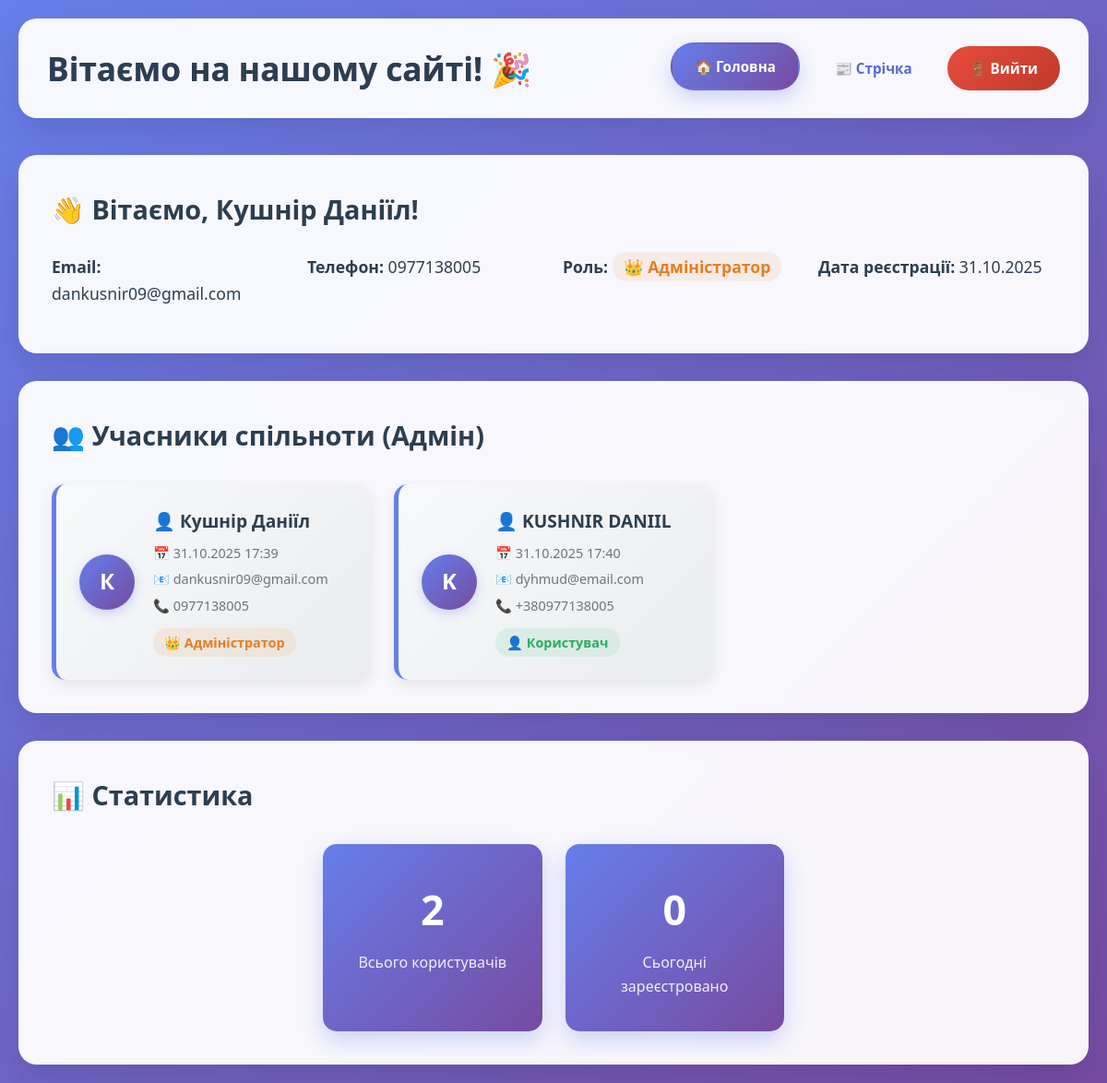
The page /home (signed in) on the database as committed earlier.
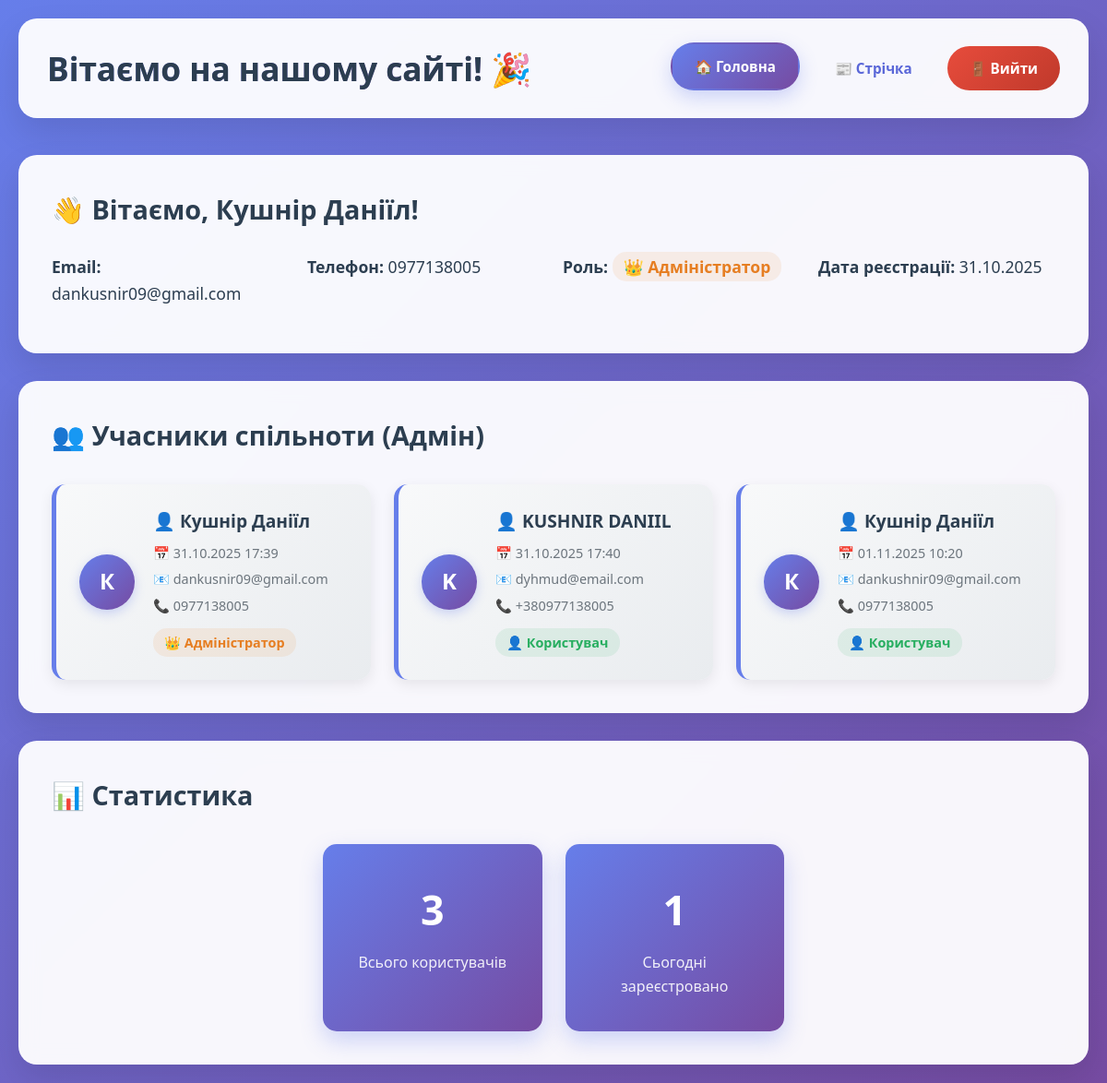
The same page on the database as committed later.
### app.py (models this page shows)
class User(db.Model):
    id = db.Column(db.Integer, primary_key=True)
    fullName = db.Column(db.String(100), nullable=False)
    email = db.Column(db.String(100), unique=True, nullable=False)
    phone = db.Column(db.String(20), nullable=False)
    password = db.Column(db.String(128), nullable=False)
    registration_date = db.Column(db.DateTime, default=datetime.utcnow)
    role = db.Column(db.String(20), default='user')
    posts = db.relationship('Post', backref='author', lazy=True)
    likes = db.relationship('Like', backref='user', lazy=True)

### app.py (the view)
@app.route('/')
@app.route('/home')
def home():
    if 'user_id' not in session:
        return redirect('/index')
    users = User.query.all()
    today = date.today()
    today_users = User.query.filter(db.func.date(User.registration_date) == today).count()
    current_user = User.query.get(session['user_id'])
    return render_template('home.html',
                         users=users,
                         today_users=today_users,
                         current_user=current_user)

### templates/home.html (shortened to what this page needs)
<!DOCTYPE html>
<html lang="uk">
<head>
    <link rel="stylesheet" href="/static/home.css">
</head>
<body>
    <div class="container">
        <header class="header">
            <div class="header-content">
                <h1>Вітаємо на нашому сайті! 🎉</h1>
                <nav class="nav">
                    <a href="/home" class="nav-link active">🏠 Головна</a>
                    <a href="/newsfeed" class="nav-link">📰 Стрічка</a>
                    <a href="/logout" class="logout-btn">🚪 Вийти</a>
                </nav>
            </div>
        </header>
        <main class="main-content">
            <section class="welcome-section">
                <div class="welcome-card">
                    <h2>👋 Вітаємо, {{ current_user.fullName }}!</h2>
                    <div class="user-info">
                        <p><strong>Email:</strong> {{ current_user.email }}</p>
                        <p><strong>Телефон:</strong> {{ current_user.phone }}</p>
                        <p><strong>Роль:</strong>
                            {% if current_user.role == 'admin' %}
                                <span class="admin-role">👑 Адміністратор</span>
                            {% else %}
                                <span class="user-role">👤 Користувач</span>
                            {% endif %}
                        </p>
                        <p><strong>Дата реєстрації:</strong> {{ current_user.registration_date.strftime('%d.%m.%Y') }}</p>
                    </div>
                </div>
            </section>
            {% if current_user.role == 'admin' %}
            <section class="users-section">
                <h2>👥 Учасники спільноти (Адмін)</h2>
                <div class="users-container">
                    {% for user in users %}
                        <div class="user-card">
                            <div class="user-avatar">
                                {{ user.fullName[0] }}
                            </div>
                            <div class="user-details">
                                <div class="user-name">👤 {{ user.fullName }}</div>
                                <div class="user-date">📅 {{ user.registration_date.strftime('%d.%m.%Y %H:%M') }}</div>
                                <div class="user-email">📧 {{ user.email }}</div>
                                <div class="user-phone">📞 {{ user.phone }}</div>
                                {% if user.role == 'admin' %}
                                    <div class="user-role admin">👑 Адміністратор</div>
                                {% else %}
                                    <div class="user-role user">👤 Користувач</div>
                                {% endif %}
                            </div>
                        </div>
                    {% else %}
                        <div class="empty-state">
                            <p>Поки що немає зареєстрованих користувачів</p>
                            <p>Будьте першим!</p>
                        </div>
                    {% endfor %}
                </div>
            </section>
            <section class="stats-section">
                <h2>📊 Статистика</h2>
                <div class="stats-cards">
                    <div class="stat-card">
                        <div class="stat-number">{{ users|length }}</div>
                        <div class="stat-label">Всього користувачів</div>
                    </div>
                    <div class="stat-card">
                        <div class="stat-number">{{ today_users }}</div>
                        <div class="stat-label">Сьогодні зареєстровано</div>
                    </div>
                </div>
            </section>
            {% endif %}
        </main>
    </div>
</body>
</html>

### static/home.css (style rules this page uses)
* { margin: 0; padding: 0; box-sizing: border-box; }
body { font-family: 'Segoe UI', Tahoma, Geneva, Verdana, sans-serif; background: linear-gradient(135deg, #667eea 0%, #764ba2 100%); min-height: 100vh; color: #2c3e50; line-height: 1.6; }
.container { max-width: 1200px; margin: 0 auto; padding: 20px; }
.header { background: rgba(255, 255, 255, 0.95); border-radius: 20px; margin-bottom: 40px; box-shadow: 0 15px 35px rgba(0,0,0,0.1); backdrop-filter: blur(10px); border: 1px solid rgba(255,255,255,0.2); }
.header-content { display: flex; justify-content: space-between; align-items: center; padding: 25px 30px; }
.header h1 { color: #2c3e50; font-size: 2.2rem; font-weight: 700; background: linear-gradient(135deg, #667eea, #764ba2); background-clip: text; }
.nav { display: flex; align-items: center; gap: 12px; }
.nav-link { text-decoration: none; color: #5a67d8; font-weight: 600; padding: 12px 24px; border-radius: 25px; transition: all 0.3s cubic-bezier(0.4, 0, 0.2, 1); border: 2px solid transparent; font-size: 0.95rem; }
.nav-link:hover, .nav-link.active { background: linear-gradient(135deg, #667eea 0%, #764ba2 100%); color: white; transform: translateY(-2px); box-shadow: 0 8px 20px rgba(102, 126, 234, 0.3); }
.logout-btn { background: linear-gradient(135deg, #e74c3c 0%, #c0392b 100%); color: white; text-decoration: none; padding: 12px 24px; border-radius: 25px; font-weight: 600; transition: all 0.3s ease; border: none; cursor: pointer; font-size: 0.95rem; }
.main-content { display: flex; flex-direction: column; gap: 30px; }
.welcome-section { background: rgba(255, 255, 255, 0.95); padding: 35px; border-radius: 20px; box-shadow: 0 15px 35px rgba(0,0,0,0.1); backdrop-filter: blur(10px); border: 1px solid rgba(255,255,255,0.2); }
.welcome-card h2 { color: #2c3e50; margin-bottom: 25px; font-size: 1.8rem; font-weight: 700; }
.user-info { display: grid; grid-template-columns: repeat(auto-fit, minmax(250px, 1fr)); gap: 20px; }
.user-info p { margin-bottom: 15px; font-size: 1.1rem; }
.admin-role { color: #e67e22; font-weight: 700; padding: 4px 12px; background: rgba(230, 126, 34, 0.1); border-radius: 15px; }
.user-role { color: #27ae60; font-weight: 700; padding: 4px 12px; background: rgba(39, 174, 96, 0.1); border-radius: 15px; }
.users-section, .stats-section, .features-section, .quick-actions { background: rgba(255, 255, 255, 0.95); padding: 35px; border-radius: 20px; box-shadow: 0 15px 35px rgba(0,0,0,0.1); backdrop-filter: blur(10px); border: 1px solid rgba(255,255,255,0.2); }
.users-section h2, .stats-section h2, .features-section h2, .quick-actions h2 { color: #2c3e50; margin-bottom: 30px; font-size: 1.8rem; font-weight: 700; }
.users-container { display: grid; grid-template-columns: repeat(auto-fill, minmax(300px, 1fr)); gap: 25px; }
.user-card { background: linear-gradient(135deg, #f8f9fa 0%, #e9ecef 100%); padding: 25px; border-radius: 15px; border-left: 5px solid #667eea; transition: all 0.3s ease; display: flex; align-items: center; gap: 20px; box-shadow: 0 5px 15px rgba(0,0,0,0.08); }
.user-avatar { width: 60px; height: 60px; background: linear-gradient(135deg, #667eea 0%, #764ba2 100%); border-radius: 50%; display: flex; align-items: center; justify-content: center; color: white; font-weight: bold; font-size: 1.5rem; box-shadow: 0 4px 12px rgba(102, 126, 234, 0.3); }
.user-details { flex: 1; }
.user-name { font-size: 1.2rem; font-weight: 700; color: #2c3e50; margin-bottom: 8px; }
.user-date, .user-email, .user-phone { color: #6c757d; font-size: 0.9rem; margin-bottom: 5px; }
.user-role.admin { color: #e67e22; font-weight: 700; font-size: 0.9rem; margin-top: 8px; padding: 4px 12px; background: rgba(230, 126, 34, 0.1); border-radius: 15px; display: inline-block; }
.user-role.user { color: #27ae60; font-weight: 700; font-size: 0.9rem; margin-top: 8px; padding: 4px 12px; background: rgba(39, 174, 96, 0.1); border-radius: 15px; display: inline-block; }
.stats-cards { display: grid; grid-template-columns: repeat(auto-fit, minmax(220px, 1fr)); gap: 25px; max-width: 500px; margin: 0 auto; }
.stat-card { background: linear-gradient(135deg, #667eea 0%, #764ba2 100%); color: white; padding: 35px; border-radius: 15px; text-align: center; box-shadow: 0 10px 25px rgba(102, 126, 234, 0.3); transition: transform 0.3s ease; }
.stat-number { font-size: 2.8rem; font-weight: bold; margin-bottom: 10px; }
.stat-label { font-size: 1rem; opacity: 0.9; }

Rows that differ between the two databases and show on the page:
added User: fullName "К", fullName "Кушнір Даніїл", registration_date "01.11.2025 10:20", email "dankushnir09@gmail.com", phone "0977138005", role "👤 Користувач"
Other text that changed with them:
{{ users|length }}: "2" → "3"
{{ today_users }}: "0" → "1"
